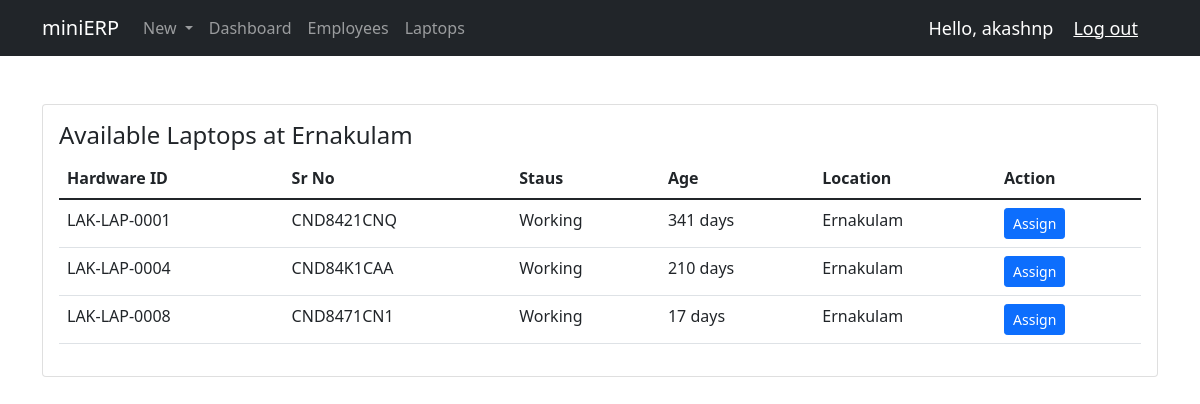
The page /onbrd_hw_assign (signed in) on the database its author committed.
### hardware/models.py (models this page shows, shortened)
class Employee(models.Model):
    EMPLOYEE_STATUS = (
        ('Active', 'Active'),
        ('InActive', 'Inactive'),
    )
    user = models.OneToOneField(User, null=True, on_delete=models.CASCADE)
    emp_id = models.AutoField(primary_key=True, editable=False)
    lk_emp_id = models.CharField(null=True, blank=True, max_length=15)
    dept_id = models.ForeignKey(Department, null=True, on_delete=models.SET_NULL)
    desig_id = models.ForeignKey(Designation, null=True, on_delete=models.SET_NULL)
    profilePic = models.ImageField(null=True, blank=True)
    emp_name = models.CharField(max_length=100, null=True)
    emp_email = models.CharField(max_length=100, null=True)
    emp_phone = models.IntegerField(null=True)
    emp_status = models.CharField(max_length=10, null=True, choices=EMPLOYEE_STATUS)
    loc_id = models.ForeignKey(Location, null=True, blank=False, on_delete=models.SET_NULL)
    emp_date_joined = models.DateField
    emp_date_exited = models.DateField
    emp_date_created = models.DateField(auto_now_add=True)
    history = HistoricalRecords()

class Location(models.Model):
    location_id = models.AutoField(primary_key=True, editable=False)
    location = models.CharField(max_length=20, null=True)
    def __str__(self):
        return self.location

class Laptop(models.Model):
    LAPTOP_STATUSES = (
        ('Working', 'Working'),
        ('Repair', 'Repair'),
        ('Replace', 'Replace'),
    )
    id = models.AutoField(primary_key=True, editable=False)
    hardware_id = models.CharField(max_length=50, null=True, default=None, blank=True, unique=True)
    emp_id = models.ForeignKey(Employee, null=True, blank=True, on_delete=models.SET_NULL)
    laptop_sr_no = models.CharField(max_length=100, unique=True)
    brand = models.ForeignKey(LaptopBrand, null=True, on_delete=models.SET_NULL)
    model = models.ForeignKey(LaptopModel, null=True, on_delete=models.SET_NULL)
    laptop_status = models.CharField(max_length=20, null=True, choices=LAPTOP_STATUSES)
    laptop_location = models.ForeignKey(Location, null=True, blank=False, on_delete=models.SET_NULL)
    laptop_date_purchased = models.DateField(null=True)
    laptop_date_sold = models.DateField(null=True, blank=True)
    laptop_date_created = models.DateField(auto_now_add=True)
    laptop_date_returned = models.DateField(null=True, blank=True)
    laptop_return_remarks = models.TextField(max_length=500, null=True, blank=True)
    history = HistoricalRecords()
    @property
    def laptop_age(self):
        today = date.today()
        age = today - self.laptop_date_purchased
        age_stripped = str(age).split(",", 1)[0]
        return age_stripped

### hardware/decorators.py (the view)
        def wrapper_func(request, *args, **kwargs):
            group = None
            if request.user.groups.exists():
                group = request.user.groups.all()[0].name
            if group in allowed_roles:
                return view_func(request, *args, **kwargs)
            else:
                return HttpResponse("You are not authorized to view this page!")

### hardware/views.py (called while the page is built)
@login_required(login_url='login')
@allowed_users(allowed_roles=['admin'])
def onbrd_hw_assign(request):
    latest_emp = Employee.objects.last()
    free_laptops = Laptop.objects.filter(laptop_location=latest_emp.loc_id, laptop_status='Working', emp_id=None)
    context = {'latest_emp':latest_emp, 'free_laptops':free_laptops}
    return render(request, 'hardware/onbrd_hw_assign.html', context)

### hardware/templates/hardware/onbrd_hw_assign.html (shortened to what this page needs)
{% extends 'hardware/main.html' %}
{% load crispy_forms_tags %}
{% block content %}
<div class="container">
    <br>
    <div class="row">
        <div class="col">
            <div class="card card-body">
                <h4>Available Laptops at {{latest_emp.loc_id}}</h4>
                <table class="table table-stripped">
                    <thead>
                    <tr>
                        <th scope="col">Hardware ID</th>
                        <th scope="col">Sr No</th>
                        <th scope="col">Staus</th>
                        <th scope="col">Age</th>
                        <th scope="col">Location</th>
                        <th scope="col">Action</th>
                    </tr>
                    </thead>
                    <tbody>
                        {% for lap in free_laptops %}
                            <tr>
                                <td>{{lap.hardware_id}}</td>
                                <td>{{lap.laptop_sr_no}}</td>
                                <td>{{lap.laptop_status}}</td>
                                <td>{{lap.laptop_age}}</td>
                                <td>{{lap.laptop_location}}</td>
                                <td><a href="{% url 'onbrd_complete' lap.id %}" class="btn btn-primary btn-sm">Assign</a></td>
                            </tr>
                        {% endfor %}
                    </tbody>
                </table>
    </div>
</div>
{% endblock %}

### hardware/templates/hardware/navbar.html (shortened to what this page needs)
<nav class="navbar navbar-expand-lg navbar-dark bg-dark">
    <div class="container">
        <span class="navbar-brand mb-0 h1">miniERP</span>
      <div class="collapse navbar-collapse" id="navbarSupportedContent">
        <ul class="navbar-nav me-auto mb-2 mb-lg-0">
          {% if request.user.is_staff %}
          <li class="nav-item dropdown">
            <a class="nav-link dropdown-toggle" href="#" id="navbarDropdown" role="button" data-bs-toggle="dropdown" aria-expanded="false">
              New
            </a>
          </li>
          <li class="nav-item">
            <a class="nav-link" aria-current="page" href="{% url 'home' %}">Dashboard</a>
          </li>
          <li class="nav-item">
            <a class="nav-link" aria-current="page" href="{% url 'dash_employees' %}">Employees</a>
          </li>
          <li class="nav-item">
            <a class="nav-link" aria-current="page" href="{% url 'dash_laptops' %}">Laptops</a>
          </li>
          {% else %}
          <li class="nav-item">
            <a class="nav-link" aria-current="page" href="{% url 'empSettingsPage' %}">Settings</a>
          </li>
          {% endif %}
        </ul>
      </div>
      <span class="logout-text">Hello, {{request.user}}</span>
      <span><a class="logout-text" href="{% url 'logout' %}">Log out</a></span>
    </div>
  </nav>

### hardware/templates/hardware/navbar.html (style rules this page uses)
.logout-text { font-size: 18px; color: #fff; margin-right: 20px; }

### rows shown on the page
Employee: loc_id "Ernakulam"
Laptop: hardware_id "LAK-LAP-0001", laptop_sr_no "CND8421CNQ", laptop_status "Working", laptop_age "341 days", laptop_location "Ernakulam"
Laptop: hardware_id "LAK-LAP-0004", laptop_sr_no "CND84K1CAA", laptop_status "Working", laptop_age "210 days", laptop_location "Ernakulam"
Laptop: hardware_id "LAK-LAP-0008", laptop_sr_no "CND8471CN1", laptop_status "Working", laptop_age "17 days", laptop_location "Ernakulam"

### other values the page prints
{{ request.user }} "akashnp"
